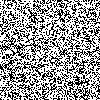
Frame 1 (no input)
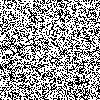
Frame 60 (the mouse pressed at the canvas centre just before this capture)
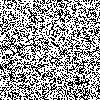
Frame 120 (the mouse held since frame 60 and released just before this capture)

The Processing sketch that drew these frames (run headless with seeded random() and noise(); from frame 60 on, the mouse is pressed at the canvas centre):

// Processing sketch: Ex_25
// ── Ex_25.pde
int[][] angles = {{ 0, 1 }, { 1, 1 }, { 1, 0 }, { 1,-1 }, 
                  { 0,-1 }, {-1,-1 }, {-1, 0 }, {-1, 1 }};
  
int numAngles = angles.length; 
int x, y, nx, ny; 
int dir = 0;
color black = color(0);
color white = color(255);

void setup() {
  size(100, 100);
  background(255);
  x = width/2;
  nx = x;
  y = height/2;
  ny = y;
  float woodDensity = width * height * 0.5;
  // Set random distribution of wood chips
  for (int i = 0; i < woodDensity; i++) {
    int rx = int(random(width));
    int ry = int(random(height));
    set(rx, ry, black);
  }
}

void draw() {
  int rand = int(random(-2, 2));  // -1, 0, or 1
  dir = (dir + rand + numAngles) % numAngles; 
  nx = (nx + angles[dir][0] + width) % width;
  ny = (ny + angles[dir][1] + height) % height;
  
  if ((get(x,y) == black) && (get(nx,ny) == white)) { 
    // Move the chip one space
    set(x, y, white);
    set(nx, ny, black);
    x = nx;
    y = ny;
  } else if ((get(x,y) == black) && (get(nx,ny) == black)) {          
    // Move in the opposite direction
    dir = (dir + (numAngles/2)) % numAngles;
    x = (x + angles[dir][0] + width) % width;
    y = (y + angles[dir][1] + height) % height;
  } else {          
    // Not carrying
    x = nx;
    y = ny;
  }
  nx = x;  // Save the current position
  ny = y;
}
